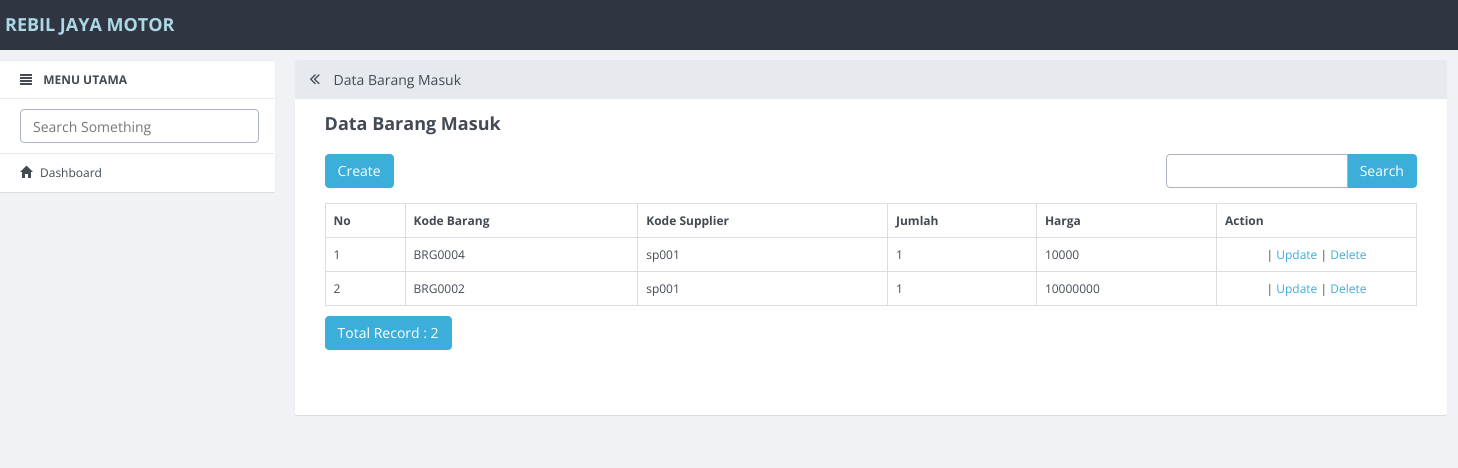
Page /index.php/barang_masuk on the committed database.
### tables this page shows
CREATE TABLE `barang_masuk` (
  `id_barang_masuk` int(11) NOT NULL,
  `kode_barang` varchar(10) DEFAULT NULL,
  `kode_supplier` varchar(10) DEFAULT NULL,
  `jumlah` int(3) DEFAULT NULL,
  `harga` int(10) DEFAULT NULL
);

### application/controllers/Barang_masuk.php (called while the page is built, shortened)
<?php
class Barang_masuk extends CI_Controller
{
    function __construct()
    {
        $this->load->model('Barang_masuk_model');
        $this->load->library('form_validation');
    }
    public function index()
    {
        $q = urldecode($this->input->get('q', TRUE));
        $start = intval($this->input->get('start'));
        if ($q <> '') {
            $config['base_url'] = base_url() . 'barang_masuk/index.html?q=' . urlencode($q);
            $config['first_url'] = base_url() . 'barang_masuk/index.html?q=' . urlencode($q);
        } else {
            $config['base_url'] = base_url() . 'barang_masuk/index.html';
            $config['first_url'] = base_url() . 'barang_masuk/index.html';
        }
        $config['per_page'] = 10;
        $config['page_query_string'] = TRUE;
        $config['total_rows'] = $this->Barang_masuk_model->total_rows($q);
        $barang_masuk = $this->Barang_masuk_model->get_limit_data($config['per_page'], $start, $q);
        $this->load->library('pagination');
        $this->pagination->initialize($config);
        $data = array(
            'barang_masuk_data' => $barang_masuk,
            'q' => $q,
            'pagination' => $this->pagination->create_links(),
            'total_rows' => $config['total_rows'],
            'start' => $start,
            'konten' => 'barang_masuk/barang_masuk_list',
            'judul' => 'Data Barang Masuk',
        );
        $this->load->view('v_index', $data);
    }
}

### index.php (called while the page is built, shortened)
<?php
require_once BASEPATH.'core/CodeIgniter.php';

### application/config/config.php (called while the page is built, shortened)
<?php
$config['base_url'] = "http://".$_SERVER['HTTP_HOST'];
$config['base_url'] .= preg_replace('@/+$@','',dirname($_SERVER['SCRIPT_NAME'])).'/';
$config['index_page'] = '';
$config['uri_protocol']	= 'REQUEST_URI';
$config['url_suffix'] = '.html';
$config['language']	= 'english';
$config['charset'] = 'UTF-8';
$config['enable_hooks'] = FALSE;
$config['subclass_prefix'] = 'MY_';
$config['composer_autoload'] = FALSE;
$config['permitted_uri_chars'] = 'a-z 0-9~%.:_\-';
$config['enable_query_strings'] = FALSE;
$config['controller_trigger'] = 'c';
$config['function_trigger'] = 'm';
$config['directory_trigger'] = 'd';
$config['allow_get_array'] = TRUE;
$config['log_threshold'] = 0;
$config['log_path'] = '';
$config['log_file_extension'] = '';
$config['log_file_permissions'] = 0644;
$config['log_date_format'] = 'Y-m-d H:i:s';
$config['error_views_path'] = '';
$config['cache_path'] = '';
$config['cache_query_string'] = FALSE;
$config['encryption_key'] = '';
$config['sess_driver'] = 'files';
$config['sess_cookie_name'] = 'ci_session';
$config['sess_expiration'] = 7200;
$config['sess_save_path'] = NULL;
$config['sess_match_ip'] = FALSE;
$config['sess_time_to_update'] = 300;
$config['sess_regenerate_destroy'] = FALSE;
$config['cookie_prefix']	= '';
$config['cookie_domain']	= '';
$config['cookie_path']		= '/';
$config['cookie_secure']	= FALSE;
$config['cookie_httponly'] 	= FALSE;
$config['standardize_newlines'] = FALSE;
$config['global_xss_filtering'] = FALSE;
$config['csrf_protection'] = FALSE;
$config['csrf_token_name'] = 'csrf_test_name';
$config['csrf_cookie_name'] = 'csrf_cookie_name';
$config['csrf_expire'] = 7200;
$config['csrf_regenerate'] = TRUE;
$config['csrf_exclude_uris'] = array();
$config['compress_output'] = FALSE;
$config['time_reference'] = 'local';
$config['rewrite_short_tags'] = FALSE;
$config['proxy_ips'] = '';

### application/models/Barang_masuk_model.php (called while the page is built, shortened)
<?php
class Barang_masuk_model extends CI_Model
{
    public $table = 'barang_masuk';
    public $id = 'id_barang_masuk';
    public $order = 'DESC';
    function total_rows($q = NULL) {
        $this->db->like('id_barang_masuk', $q);
	$this->db->or_like('kode_barang', $q);
	$this->db->or_like('kode_supplier', $q);
	$this->db->or_like('jumlah', $q);
	$this->db->or_like('harga', $q);
	$this->db->from($this->table);
        return $this->db->count_all_results();
    }
    function get_limit_data($limit, $start = 0, $q = NULL) {
        $this->db->order_by($this->id, $this->order);
        $this->db->like('id_barang_masuk', $q);
	$this->db->or_like('kode_barang', $q);
	$this->db->or_like('kode_supplier', $q);
	$this->db->or_like('jumlah', $q);
	$this->db->or_like('harga', $q);
	$this->db->limit($limit, $start);
        return $this->db->get($this->table)->result();
    }
}

### application/views/barang_masuk/barang_masuk_list.php (the view, shortened to what this page needs)
<div class="row" style="margin-bottom: 10px">
            <div class="col-md-4">
                <?php echo anchor(site_url('barang_masuk/create'),'Create', 'class="btn btn-primary"'); ?>
            </div>
            <div class="col-md-4 text-center">
            </div>
            <div class="col-md-1 text-right">
            </div>
            <div class="col-md-3 text-right">
                <form action="<?php echo site_url('barang_masuk/index'); ?>" class="form-inline" method="get">
                    <div class="input-group">
                        <input type="text" class="form-control" name="q" value="<?php echo $q; ?>">
                        <span class="input-group-btn">
                          <button class="btn btn-primary" type="submit">Search</button>
                        </span>
                    </div>
                </form>
            </div>
        </div>
        <table class="table table-bordered" style="margin-bottom: 10px">
            <tr>
                <th>No</th>
        <th>Kode Barang</th>
        <th>Kode Supplier</th>
        <th>Jumlah</th>
        <th>Harga</th>
        <th>Action</th>
            </tr><?php
            foreach ($barang_masuk_data as $barang_masuk)
            {
                ?>
                <tr>
            <td width="80px"><?php echo ++$start ?></td>
            <td><?php echo $barang_masuk->kode_barang ?></td>
            <td><?php echo $barang_masuk->kode_supplier ?></td>
            <td><?php echo $barang_masuk->jumlah ?></td>
            <td><?php echo $barang_masuk->harga ?></td>
            <td style="text-align:center" width="200px">
                <?php
                echo ' | ';
                echo anchor(site_url('barang_masuk/update/'.$barang_masuk->id_barang_masuk),'Update');
                echo ' | ';
                echo anchor(site_url('barang_masuk/delete/'.$barang_masuk->id_barang_masuk),'Delete','onclick="javasciprt: return confirm(\'Are You Sure ?\')"');
                ?>
            </td>
        </tr>
                <?php
            }
            ?>
        </table>
        <div class="row">
            <div class="col-md-6">
                <a href="#" class="btn btn-primary">Total Record : <?php echo $total_rows ?></a>
        </div>
            <div class="col-md-6 text-right">
            </div>
        </div>

### rows in the picture
barang_masuk: kode_barang "BRG0004", kode_supplier "sp001", jumlah "1", harga "10000", id_barang_masuk "Update", id_barang_masuk "Delete"
barang_masuk: kode_barang "BRG0002", kode_supplier "sp001", jumlah "1", harga "10000000", id_barang_masuk "Update", id_barang_masuk "Delete"

### other values in the picture
$judul "Data Barang Masuk"
$total_rows "2"
